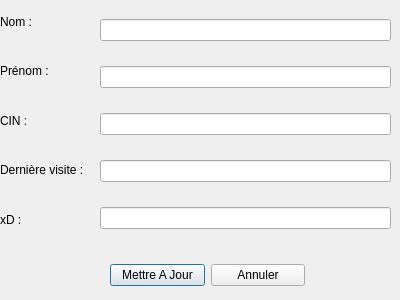
<?xml version="1.0" encoding="UTF-8"?>
<ui version="4.0">
 <class>MettreAJour</class>
 <widget class="QDialog" name="MettreAJour">
  <property name="geometry">
   <rect>
    <x>0</x>
    <y>0</y>
    <width>400</width>
    <height>300</height>
   </rect>
  </property>
  <property name="windowTitle">
   <string>Dialog</string>
  </property>
  <widget class="QWidget" name="">
   <property name="geometry">
    <rect>
     <x>0</x>
     <y>0</y>
     <width>93</width>
     <height>241</height>
    </rect>
   </property>
   <layout class="QVBoxLayout" name="verticalLayout">
    <item>
     <widget class="QLabel" name="label">
      <property name="text">
       <string>Nom :</string>
      </property>
     </widget>
    </item>
    <item>
     <widget class="QLabel" name="label_2">
      <property name="text">
       <string>Prénom :</string>
      </property>
     </widget>
    </item>
    <item>
     <widget class="QLabel" name="label_3">
      <property name="text">
       <string>CIN :</string>
      </property>
     </widget>
    </item>
    <item>
     <widget class="QLabel" name="label_4">
      <property name="text">
       <string>Dernière visite :</string>
      </property>
     </widget>
    </item>
    <item>
     <widget class="QLabel" name="label_5">
      <property name="text">
       <string>xD :</string>
      </property>
     </widget>
    </item>
   </layout>
  </widget>
  <widget class="QWidget" name="">
   <property name="geometry">
    <rect>
     <x>100</x>
     <y>0</y>
     <width>291</width>
     <height>251</height>
    </rect>
   </property>
   <layout class="QVBoxLayout" name="verticalLayout_2">
    <item>
     <widget class="QLineEdit" name="lineEdit"/>
    </item>
    <item>
     <widget class="QLineEdit" name="lineEdit_2"/>
    </item>
    <item>
     <widget class="QLineEdit" name="lineEdit_3"/>
    </item>
    <item>
     <widget class="QLineEdit" name="lineEdit_4"/>
    </item>
    <item>
     <widget class="QLineEdit" name="lineEdit_5"/>
    </item>
   </layout>
  </widget>
  <widget class="QWidget" name="">
   <property name="geometry">
    <rect>
     <x>110</x>
     <y>260</y>
     <width>195</width>
     <height>30</height>
    </rect>
   </property>
   <layout class="QHBoxLayout" name="horizontalLayout">
    <item>
     <widget class="QPushButton" name="pushButton">
      <property name="text">
       <string>Mettre A Jour</string>
      </property>
     </widget>
    </item>
    <item>
     <widget class="QPushButton" name="pushButton_2">
      <property name="text">
       <string>Annuler</string>
      </property>
     </widget>
    </item>
   </layout>
  </widget>
 </widget>
 <resources/>
 <connections/>
</ui>
